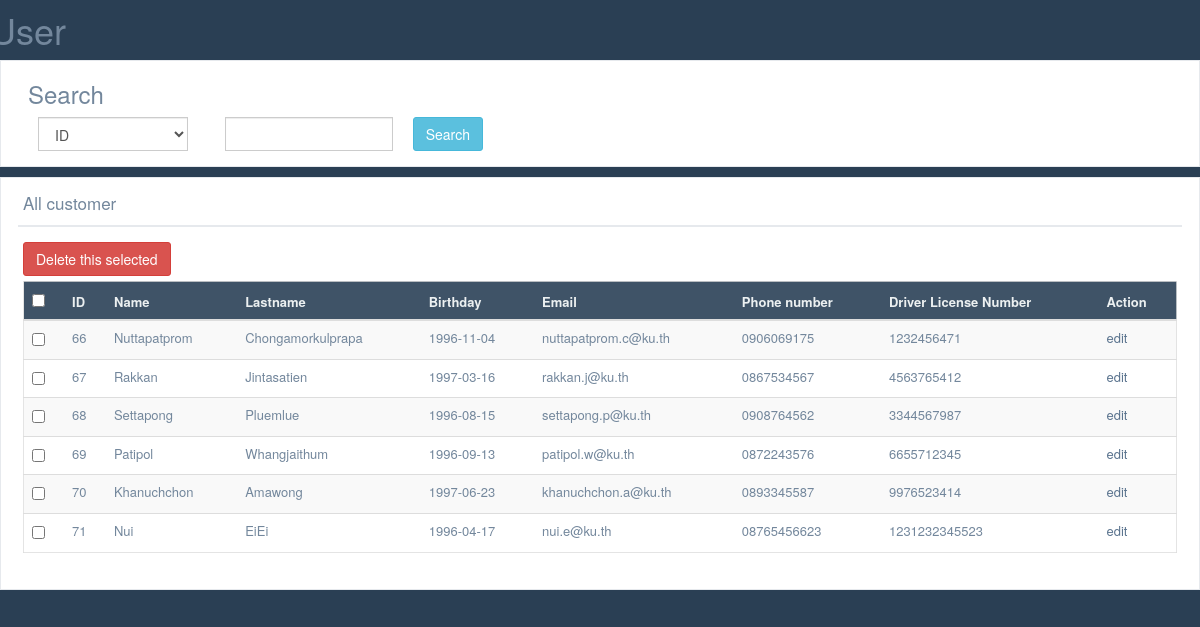
/adminpage/listuser.php, run on the app's committed database.
### tables this page shows
CREATE TABLE `customer` (
  `id` int(11) NOT NULL,
  `username` varchar(255) NOT NULL,
  `password` varchar(255) NOT NULL,
  `name` varchar(255) NOT NULL,
  `lastname` varchar(255) NOT NULL,
  `birthday` date NOT NULL,
  `email` varchar(255) NOT NULL,
  `phone` varchar(255) NOT NULL,
  `dln` varchar(255) NOT NULL
);

### adminpage/listuser.php (the view, shortened to what this page needs)
<?php
$link = @mysqli_connect("localhost", "root", "", "Car_Rental_System")
 			or die(mysqli_connect_error()."</body></html>");
if(@$_GET['c']&&@$_GET['q']){
	$sql = "SELECT id,name,lastname,birthday,email,phone,dln FROM customer WHERE ".$_GET['c']." LIKE '%".$_GET['q']."%'";
}
else {
	$sql = "SELECT id,name,lastname,birthday,email,phone,dln FROM customer";
}
$result = mysqli_query($link, $sql);
$num_fields = mysqli_num_fields($result);
?>
<!DOCTYPE html>
<html lang="en">
<head>
    <link href="../css/bootstrap.min.css" rel="stylesheet">
    <link href="../font-awesome/css/font-awesome.min.css" rel="stylesheet">
    <link href="../css/green.css" rel="stylesheet">
    <link href="../css/adminpage.css" rel="stylesheet">
</head>
<body>
<div class="right_col" role="main">
    <div class="">
        <div class="row">
            <h1>User</h1>
            <div class="col-md-12 col-sm-12 col-xs-12">
                <div class="x_panel">
            <form  method="get">
                <div class = "col-md-6">
                    <h3> Search </h3>
                    <div class = "col-md-4 align-self-start">
                        <select class="form-control" name="c" style = "width: 150px ; float: left;">
                            <option value="id">ID</option>
                        </select>
                    </div>
                    <div class = "col-md-4 align-self-start">
                        <input type="text" class="form-control" name="q" autocomplete="off" style = "float:left;"><br>
                    </div>
                    <div class = "col-md-4 <align-self-start></align-self-start>">
                        <input type="submit" class="btn btn-info" value="Search">
                    </div>
                </div>
            </form>
            </div>
                <div class="x_panel">
                    <div class="x_title">
                        <h2><?php if(@$_GET['c'] && @$_GET['q']){ echo $_GET['c'].": ".$_GET['q']; }
                                    else echo "All customer"; ?> </h2>
                        <div class="clearfix"></div>
                    </div>
                    <div class="x_content">
                        <div class="table-responsive">
                            <form method="post">
                                <button id="tmp" class="btn btn-danger">Delete this selected</button>
                                    <table class="table table-striped jambo_table bulk_action">
                                <thead>
                                    <tr class="headings">
                                        <th>
                                            <input type="checkbox" id="check-all" class="flat">
                                        </th>
                                        <th class="column-title">ID </th>
                                        <th class="column-title">Name </th>
                                        <th class="column-title">Lastname </th>
                                        <th class="column-title">Birthday </th>
                                        <th class="column-title">Email </th>
                                        <th class="column-title">Phone number </th>
                                        <th class="column-title">Driver License Number</th>
                                        <th class="column-title">Action</th>
                                    </tr>
                                </thead>
                                <tbody>
                                        <?php
                                            while($data = mysqli_fetch_array($result)) {
                                                echo '<tr class="even pointer">
                                                        <td class="a-center ">
                                                            <input type="checkbox" class="flat"  name="id[]" value="'.$data['id'].'">
                                                        ';
                                                for($i = 0; $i < $num_fields; $i++) {
                                                    echo "<td>".$data[$i]."
                                                    ";
                                                }
                                                echo '
                                                            </td>
                                                            <td>
                                                            <a href="form.php?action=update&id='.$data['id'].'">edit</a>
                                                            </td>
                                                        </td>
                                                    </tr>';
                                            }
                                        ?>
                                </tbody>
                            </table>
                            </form>
                        </div>
                    </div>
                </div>
            </div>
        </div>
    </div>
</div>
</body>
</html>

### data on the page
customer: id "66", name "Nuttapatprom", lastname "Chongamorkulprapa", birthday "1996-11-04", email "nuttapatprom.c@ku.th", phone "0906069175", dln "1232456471"
customer: id "67", name "Rakkan", lastname "Jintasatien", birthday "1997-03-16", email "rakkan.j@ku.th", phone "0867534567", dln "4563765412"
customer: id "68", name "Settapong", lastname "Pluemlue", birthday "1996-08-15", email "settapong.p@ku.th", phone "0908764562", dln "3344567987"
customer: id "69", name "Patipol", lastname "Whangjaithum", birthday "1996-09-13", email "patipol.w@ku.th", phone "0872243576", dln "6655712345"
customer: id "70", name "Khanuchchon", lastname "Amawong", birthday "1997-06-23", email "khanuchchon.a@ku.th", phone "0893345587", dln "9976523414"
customer: id "71", name "Nui", lastname "EiEi", birthday "1996-04-17", email "nui.e@ku.th", phone "08765456623", dln "1231232345523"
